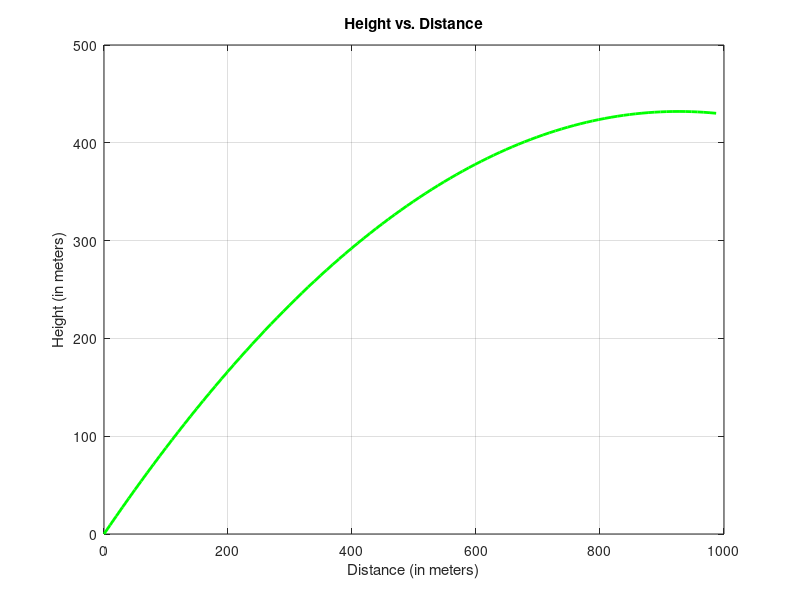

The MATLAB source for this figure: (Note: this script raises an error after producing the figure.)
%
% Aramis Kelkelyan, Group Member 1, Octavio Gutierrez, Group Member 2
% MAE 205 Section 11/12
%
% Laboratory 4, Problem 1
%------------------------------------------------------------------------
clear; clc;

% Given values
g = 9.81; % units: m/s^2
v0 =  135; % units: m/s
alpha = 43*pi/180; %units in degrees converted to radians
t=linspace(0,10); %units in seconds

% Calculate Cartesian Coordinates
x = v0.*t*cos(alpha);
y = v0.*t*sin(alpha)-(0.5)*g.*(t.^2);

%Plot Graph as figure 9
figure(9);
%Plot y vs. x with green solid line and line width 2
plot(x,y,'g-','LineWidth',2);
%Label x axis
xlabel('Distance (in meters)');
%Label y axis
ylabel('Height (in meters)');
%Title Graph 'Height vs. Distance, include bold faced title and grid lines
title('\bf{Height vs. Distance}'); grid on;

%--------------------------------------------------------%

% Convert Cartesian to Polar Coordinates
r = sqrt(x.^2 + y.^2); % meters
theta = atan2(y,x); % radians

%Plot Graph as figure 12
figure(12);
%Plot y vs. x with yellow dash-dotted line with line width 3
polarplot(theta,r,'y-.','LineWidth',3);
%Title Graph 'Trajectory in Polar Coordinates'
title('{Trajectory in Polar Coordinates}');